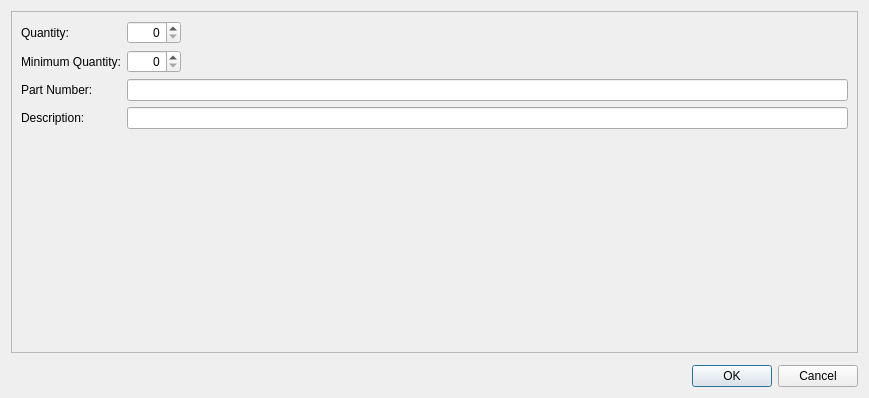
<?xml version="1.0" encoding="UTF-8"?>
<ui version="4.0">
 <class>EditPartDialog</class>
 <widget class="QDialog" name="EditPartDialog">
  <property name="geometry">
   <rect>
    <x>0</x>
    <y>0</y>
    <width>869</width>
    <height>398</height>
   </rect>
  </property>
  <property name="windowTitle">
   <string>Dialog</string>
  </property>
  <layout class="QVBoxLayout" name="verticalLayout">
   <item>
    <widget class="QScrollArea" name="scrollArea">
     <property name="widgetResizable">
      <bool>true</bool>
     </property>
     <widget class="QWidget" name="scrollAreaWidgetContents_2">
      <property name="geometry">
       <rect>
        <x>0</x>
        <y>0</y>
        <width>855</width>
        <height>341</height>
       </rect>
      </property>
      <property name="sizePolicy">
       <sizepolicy hsizetype="Preferred" vsizetype="Expanding">
        <horstretch>0</horstretch>
        <verstretch>0</verstretch>
       </sizepolicy>
      </property>
      <layout class="QFormLayout" name="formLayout_2">
       <property name="fieldGrowthPolicy">
        <enum>QFormLayout::ExpandingFieldsGrow</enum>
       </property>
       <item row="0" column="0">
        <widget class="QLabel" name="label_7">
         <property name="text">
          <string>Quantity:</string>
         </property>
        </widget>
       </item>
       <item row="0" column="1">
        <widget class="QSpinBox" name="quantitySpinBox_2">
         <property name="alignment">
          <set>Qt::AlignRight|Qt::AlignTrailing|Qt::AlignVCenter</set>
         </property>
         <property name="buttonSymbols">
          <enum>QAbstractSpinBox::UpDownArrows</enum>
         </property>
         <property name="suffix">
          <string notr="true"/>
         </property>
         <property name="prefix">
          <string notr="true"/>
         </property>
         <property name="maximum">
          <number>9999</number>
         </property>
        </widget>
       </item>
       <item row="1" column="0">
        <widget class="QLabel" name="label_8">
         <property name="text">
          <string>Minimum Quantity:</string>
         </property>
        </widget>
       </item>
       <item row="1" column="1">
        <widget class="QSpinBox" name="minQuantitySpinBox_2">
         <property name="alignment">
          <set>Qt::AlignRight|Qt::AlignTrailing|Qt::AlignVCenter</set>
         </property>
         <property name="maximum">
          <number>9999</number>
         </property>
        </widget>
       </item>
       <item row="3" column="0">
        <widget class="QLabel" name="label_9">
         <property name="text">
          <string>Part Number:</string>
         </property>
        </widget>
       </item>
       <item row="3" column="1">
        <widget class="QLineEdit" name="partNumberLineEdit_2"/>
       </item>
       <item row="4" column="0">
        <widget class="QLabel" name="label_10">
         <property name="text">
          <string>Description:</string>
         </property>
        </widget>
       </item>
       <item row="4" column="1">
        <widget class="QLineEdit" name="descriptionLineEdit_2"/>
       </item>
       <item row="5" column="1">
        <widget class="QWidget" name="widget" native="true">
         <layout class="QHBoxLayout" name="horizontalLayout">
          <property name="spacing">
           <number>0</number>
          </property>
          <property name="margin">
           <number>0</number>
          </property>
         </layout>
        </widget>
       </item>
      </layout>
     </widget>
    </widget>
   </item>
   <item>
    <widget class="QFrame" name="attributesframe">
     <property name="frameShape">
      <enum>QFrame::StyledPanel</enum>
     </property>
     <property name="frameShadow">
      <enum>QFrame::Raised</enum>
     </property>
    </widget>
   </item>
   <item>
    <widget class="QDialogButtonBox" name="buttonBox">
     <property name="orientation">
      <enum>Qt::Horizontal</enum>
     </property>
     <property name="standardButtons">
      <set>QDialogButtonBox::Cancel|QDialogButtonBox::Ok</set>
     </property>
    </widget>
   </item>
  </layout>
 </widget>
 <resources/>
 <connections>
  <connection>
   <sender>buttonBox</sender>
   <signal>accepted()</signal>
   <receiver>EditPartDialog</receiver>
   <slot>accept()</slot>
   <hints>
    <hint type="sourcelabel">
     <x>248</x>
     <y>254</y>
    </hint>
    <hint type="destinationlabel">
     <x>157</x>
     <y>274</y>
    </hint>
   </hints>
  </connection>
  <connection>
   <sender>buttonBox</sender>
   <signal>rejected()</signal>
   <receiver>EditPartDialog</receiver>
   <slot>reject()</slot>
   <hints>
    <hint type="sourcelabel">
     <x>316</x>
     <y>260</y>
    </hint>
    <hint type="destinationlabel">
     <x>286</x>
     <y>274</y>
    </hint>
   </hints>
  </connection>
 </connections>
</ui>
